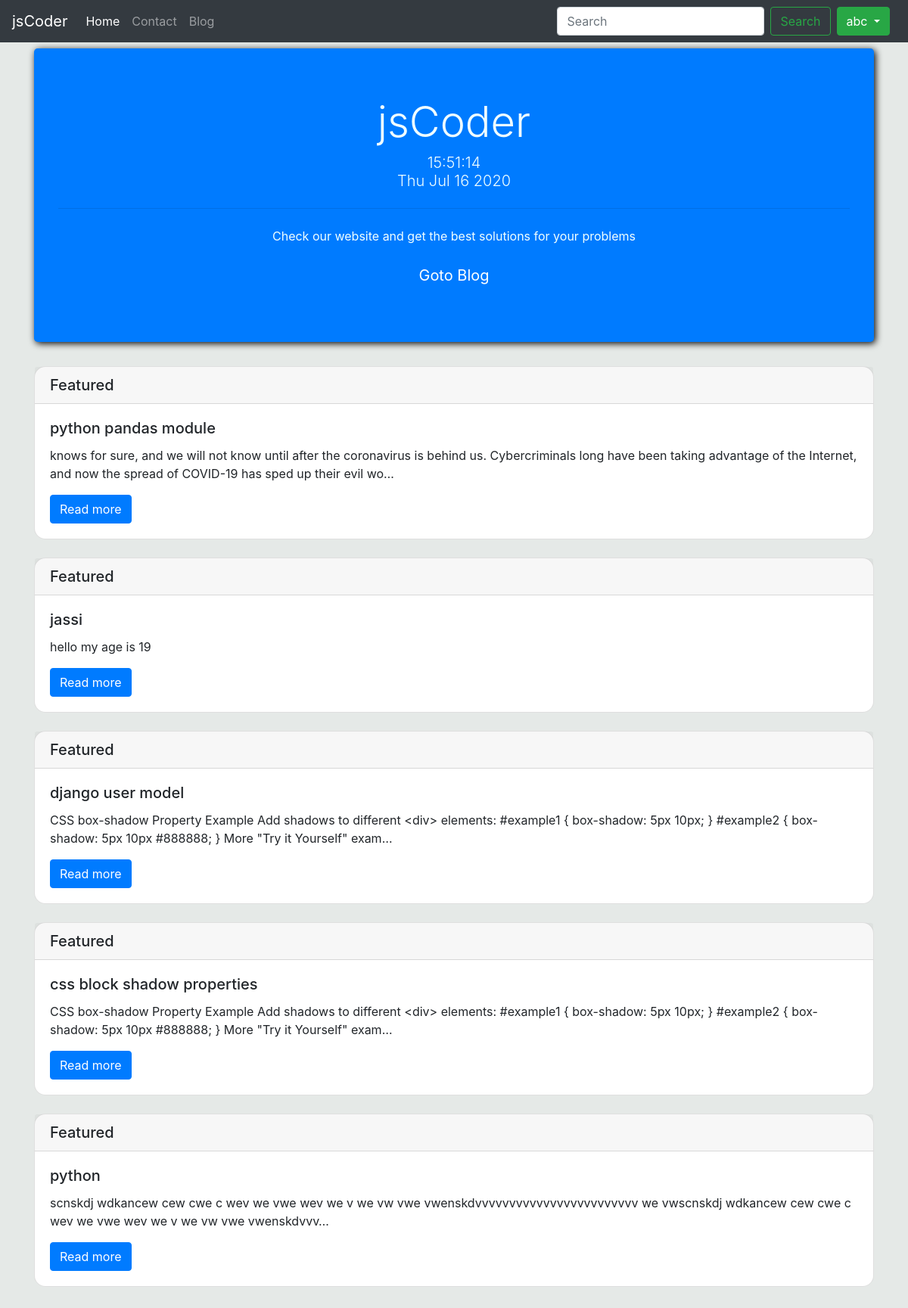
Screenshot of / (signed in) with the database file from the repository.
### blog/models.py (models this page shows, shortened)
class Post(models.Model):
    id = models.AutoField
    title = models.CharField(max_length=100)
    content = models.TextField()
    date = models.DateField(auto_now=True)

### jscode/views.py (the view)
# urls.py: path('',views.index,name="home"),
def index(request):
    post = Post.objects.all()[::-1]
    post = post[:5]
    param = {'posts':post}
    return render(request,"home/home.html",param)

### templates/home/home.html (shortened to what this page needs)
{% extends 'base.html' %}
{% block activehome %}active
{% endblock activehome %}
{% block body %}
{% load static %}
<link rel="stylesheet" href="{%static 'css/shadow.css'%}">
<div class="container my-2">
    <div class="jumbotron text-center bg-primary addshadow" style="color: azure;">
        <h1 class="display-4" >jsCoder<p class="lead mt-2" id="time"></p></h1>
        <hr class="my-4">
        <p>Check our website and get the best solutions for your problems</p>
        <a class="btn btn-primary btn-lg" href="/blog/" role="button">Goto Blog</a>
    </div>
    {% for post in posts %}
    <div class="card my-4 postsshadow" style="border-radius: 15px;">
    <h5 class="card-header">Featured</h5>
    <div class="card-body">
        <h5 class="card-title">{{post.title}}</h5>
        <p class="card-text">{{post.content|truncatechars:200}}</p>
        <a href="/blog/{{post.title}}" class="btn btn-primary">Read more</a>
    </div>
    </div>
    {% endfor %}
</div>
<br><br><br>
{% endblock body %}

### templates/base.html (shortened to what this page needs)
<!doctype html>
<html lang="en">
  <head>
    <link rel="stylesheet" href="https://stackpath.bootstrapcdn.com/bootstrap/4.5.0/css/bootstrap.min.css">
  </head>
  <body style="background-color: rgb(229, 233, 231);">
  <nav class="navbar navbar-expand-lg navbar-dark bg-dark">
  <a class="navbar-brand" href="/">jsCoder</a>
  <div class="collapse navbar-collapse" id="navbarSupportedContent">
    <ul class="navbar-nav mr-auto">
      <li class="nav-item {% block activehome %}{% endblock activehome %}">
        <a class="nav-link" href="/">Home <span class="sr-only">(current)</span></a>
      </li>
      <li class="nav-item {% block activecontact %}{% endblock activecontact %}">
        <a class="nav-link" href="/contact">Contact</a>
      </li>
      <li class="nav-item {% block activeblog %}{% endblock activeblog %}">
        <a class="nav-link" href="/blog">Blog</a>
      </li>
    </ul>
    <form class="form-inline my-2 my-lg-0" action="/search/" method="POST">{% csrf_token %}
                <input class="form-control mr-sm-2" type="search" name="search" placeholder="Search" aria-label="Search">
                <button class="btn btn-outline-success my-2 my-sm-0"  Required type="submit">Search</button>
                {% if user.is_authenticated %}
                <div class="btn-group">
                    <button type="button" class="btn btn-success dropdown-toggle mx-2" data-toggle="dropdown"
                        aria-haspopup="true" aria-expanded="false">
                        {{user}}
                    </button>
                    {% endif %}
                </div>
            </form>
  </div>
</nav>
    {% block body %}{% endblock body %}
  </body>
</html>

### static/css/shadow.css (style rules this page uses)
.addshadow { box-shadow: 2px 2px 10px black; }

### rows the page displays
Post: title "python pandas module", content "knows for sure, and we will not know until after the coronavirus is behind us. Cybercriminals long have been taking advantage of the Internet, and now the spread of COVID-19 has sped up their evil wo…"
Post: title "jassi", content "hello my age is 19"
Post: title "django user model", content "CSS box-shadow Property Example Add shadows to different <div> elements: #example1 { box-shadow: 5px 10px; } #example2 { box-shadow: 5px 10px #888888; } More \"Try it Yourself\" exam…"
Post: title "css block shadow properties", content "CSS box-shadow Property Example Add shadows to different <div> elements: #example1 { box-shadow: 5px 10px; } #example2 { box-shadow: 5px 10px #888888; } More \"Try it Yourself\" exam…"
Post: title "python", content "scnskdj wdkancew cew cwe c wev we vwe wev we v we vw vwe vwenskdvvvvvvvvvvvvvvvvvvvvvvvv we vwscnskdj wdkancew cew cwe c wev we vwe wev we v we vw vwe vwenskdvvv…"

### other values shown
{{ user }} "abc"
